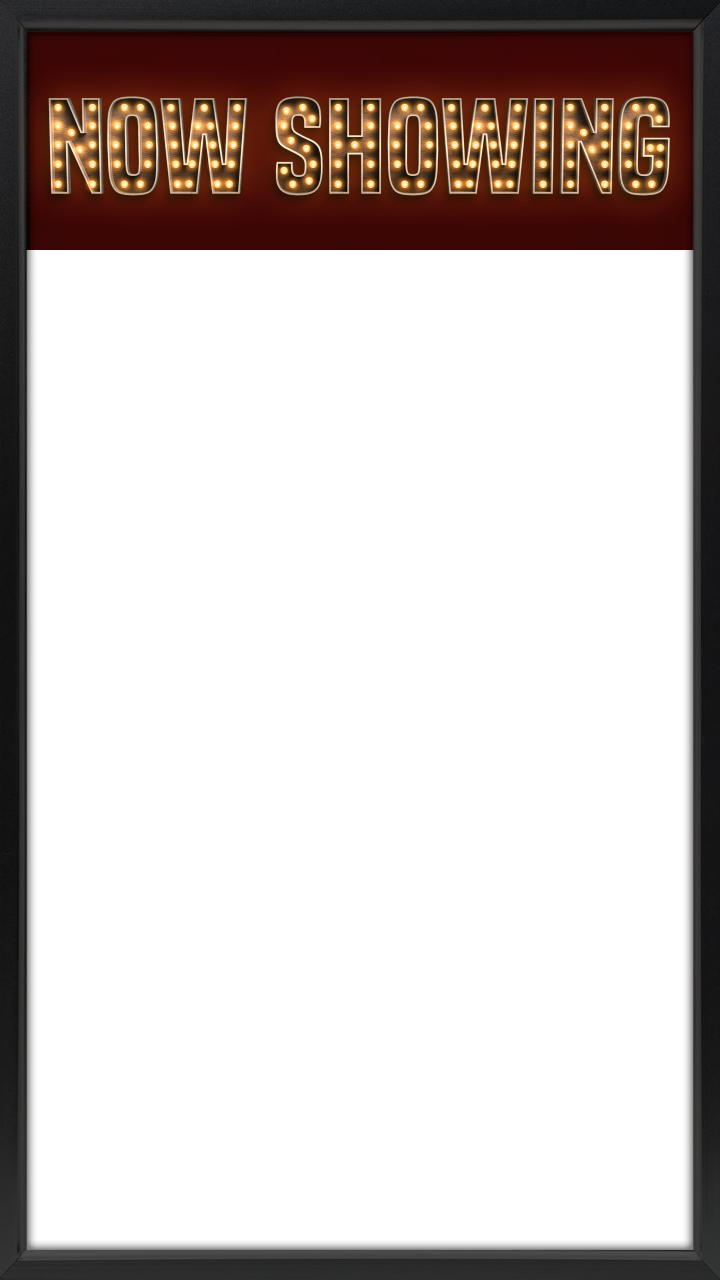
#> input picture src/ResumeRelay.Core/Live/Backgrounds/nowshowing.png, 2160 x 3840 px (shown at 1/3 size); its folder holds 4 pictures in this run
$ python make_demo.py
#> lines starting #> are read from the running program, lines starting #| are printed output that depends on the picture
"""Makes the screen apps' demo slides (original artwork, invented titles) for store reviewers and anyone trying the
app without Resume Relay. Each slide is one of the built-in marquee backgrounds with a made-up poster behind its
window, at 720x1280 (a third of the 4K canvas: poster 667x1000 at 27,250).

    python3 tools/make_demo.py      (writes apps/roku/images/demo/ and the Android app's assets/demo/)
"""
import math, os, random
from PIL import Image, ImageDraw, ImageFilter, ImageFont

ROOT = os.path.dirname(os.path.dirname(os.path.abspath(__file__)))
BG = os.path.join(ROOT, "src/ResumeRelay.Core/Live/Backgrounds")
OUT = [os.path.join(ROOT, "apps/roku/images/demo"), os.path.join(ROOT, "apps/android/app/src/main/assets/demo")]
W, H, PX, PY, PW, PH = 720, 1280, 27, 250, 667, 1000
SERIF = "/usr/share/fonts/truetype/dejavu/DejaVuSerif-Bold.ttf"
SANS = "/usr/share/fonts/truetype/dejavu/DejaVuSans-Bold.ttf"
SANS_L = "/usr/share/fonts/truetype/dejavu/DejaVuSans.ttf"

def gradient(top, bottom):
#> called with top = (12, 14, 40), bottom = (110, 50, 60)
    img = Image.new("RGB", (PW, PH))
#> img: PIL image 667x1000 RGB; every value is 0
    d = ImageDraw.Draw(img)
    for y in range(PH):
        t = y / PH
        d.line([(0, y), (PW, y)], fill=tuple(int(a + (b - a) * t) for a, b in zip(top, bottom)))
    return img

def text_center(d, y, s, font, fill, spacing=0):
    w = d.textlength(s, font=font) + spacing * (len(s) - 1)
    x = (PW - w) / 2
    for ch in s:
        d.text((x, y), ch, font=font, fill=fill)
        x += d.textlength(ch, font=font) + spacing

def billing(d, y, fill):
    f = ImageFont.truetype(SANS_L, 13)
    for line in ["A RESUME RELAY DEMO PICTURE", "AN INVENTED TITLE  ·  FOR SHOWING HOW LIVE POSTER LOOKS"]:
        text_center(d, y, line, f, fill, 1); y += 20

def poster(seed, title, tagline, top, bottom, accent, scene):
    rnd = random.Random(seed)
    img = gradient(top, bottom)
    d = ImageDraw.Draw(img, "RGBA")
    if scene in ("stars", "canyon"):
        for _ in range(160):
            x, y, r = rnd.randrange(PW), rnd.randrange(int(PH * .55)), rnd.choice([1, 1, 1, 2])
            d.ellipse([x - r, y - r, x + r, y + r], fill=(255, 255, 240, rnd.randrange(120, 255)))
    if scene == "canyon":
        for i in range(5):   # falling stars
            x, y = rnd.randrange(80, PW - 80), rnd.randrange(60, 380)
            d.line([(x, y), (x - 90, y - 50)], fill=(255, 230, 180, 200), width=3)
#> this loop made 5 passes
#> (x, y) on passes 1 to 5: (242, 281), (557, 187), (482, 197), (177, 97), (400, 144)
        pts = [(0, 640)] + [(x, 600 - 140 * abs(math.sin(x / 90)) - rnd.randrange(30)) for x in range(0, PW + 40, 40)] + [(PW, PH), (0, PH)]
#> pts = [(0, 640), (0, 573), (40, 521.8), (80, 477.3), (120, 445.9), (160, 434), (200, 459.7), (240, 513), (280, 591.7), (320, 524.7), (360, 486), (400, 451), (440, 446.2), (480, 481.1), (520, 528.2), (560, 567.5), (600, 543.6), (640, 468.9), (680, 444.2), (667, 1000), (0, 1000)]
        d.polygon(pts, fill=(60, 24, 20))
        d.polygon([(0, 760), (220, 690), (420, 760), (PW, 700), (PW, PH), (0, PH)], fill=(35, 14, 12))
    if scene == "sun":
        cx, cy = PW // 2, 470
        for r in range(260, 120, -20):
            d.ellipse([cx - r, cy - r, cx + r, cy + r], fill=accent + (18,))
        d.ellipse([cx - 120, cy - 120, cx + 120, cy + 120], fill=accent + (255,))
        for i, y0 in enumerate(range(560, 760, 40)):
            d.rectangle([0, y0, PW, y0 + 14 + i * 3], fill=bottom + (255,))
        for row in range(4):   # orchard rows
            for k in range(9):
                x = 40 + k * 75 + (row % 2) * 35; y = 790 + row * 55
                d.ellipse([x - 26 - row * 4, y - 26 - row * 4, x + 26 + row * 4, y + 22 + row * 4], fill=(20, 60 + row * 8, 30, 255))
    if scene == "harbor":
        for i in range(14):
            x = 30 + i * 47; h = rnd.randrange(120, 360)
            d.rectangle([x, 640 - h, x + 36, 640], fill=(20, 40, 60, 255))
            for wy in range(640 - h + 12, 630, 22):
                if rnd.random() < .5: d.rectangle([x + 8, wy, x + 14, wy + 8], fill=accent + (230,))
        for y in range(650, 900, 8):
            d.line([(rnd.randrange(-50, 100), y), (PW - rnd.randrange(0, 150), y)], fill=accent + (rnd.randrange(30, 90),), width=2)
    if scene == "key":
        cx, cy = PW // 2, 470
        d.ellipse([cx - 110, cy - 230, cx + 110, cy - 10], outline=accent + (255,), width=34)
        d.rectangle([cx - 17, cy - 20, cx + 17, cy + 330], fill=accent + (255,))
        d.rectangle([cx + 17, cy + 230, cx + 90, cy + 265], fill=accent + (255,))
        d.rectangle([cx + 17, cy + 295, cx + 70, cy + 330], fill=accent + (255,))
        img = img.filter(ImageFilter.GaussianBlur(0.6)); d = ImageDraw.Draw(img, "RGBA")
    if scene == "ridge":
        for layer in range(5):
            base = 420 + layer * 90
            col = tuple(int(c * (1 - layer * .15)) for c in accent)
            pts = [(0, PH)] + [(x, base - 80 * math.sin(x / (70 + layer * 25) + layer) - rnd.randrange(20)) for x in range(0, PW + 30, 30)] + [(PW, PH)]
            d.polygon(pts, fill=col + (255,))
    if scene == "lantern":
        for _ in range(26):
            x, y, s = rnd.randrange(40, PW - 40), rnd.randrange(80, 760), rnd.randrange(14, 40)
            d.ellipse([x - s * 2, y - s * 2, x + s * 2, y + s * 2], fill=accent + (25,))
            d.rounded_rectangle([x - s * .6, y - s, x + s * .6, y + s], radius=int(s * .4), fill=accent + (235,))
    d.rectangle([0, 820, PW, PH], fill=(0, 0, 0, 120))
    # The title as big as fits (up to 72 px), then the tagline and the small print under it.
    size = 72
    while size > 30 and d.textlength(title, font=ImageFont.truetype(SERIF, size)) + 4 * (len(title) - 1) > PW - 70: size -= 2
#> this loop made 12 passes
#> size on passes 1 to 8: 70, 68, 66, 64, 62, 60, 58, 56
#> after the loop, size = 48
    tf = ImageFont.truetype(SERIF, size)
    top = 875 - size // 2
#> top = 851
    text_center(d, top, title, tf, (250, 244, 230), 4)
#> in text_center, `x = (PW - w) / 2`: x = 37.04
#> the loop in text_center, `for ch in s:` made 15 passes
#> x on passes 1 to 8: 75.71, 115.4, 156.7, 200.6, 238.6, 279.9, 317.6, 355.4
#> after the loop in text_center, `for ch in s:`: x = 639.4
    text_center(d, top + size + 16, tagline, ImageFont.truetype(SANS, 17), accent, 3)
#> the loop in text_center (call 2), `for ch in s:` made 22 passes
#> x on passes 1 to 8: 198.9, 216.1, 230.7, 239.6, 256.9, 266.2, 283.2, 300.4
    billing(d, top + size + 52, (200, 196, 190))
#> the loop in billing, `for line in ["A RESUME RELAY DEMO PICTURE", "AN INVENTED TITLE  ·  FOR..` made 2 passes
    return img

SLIDES = [
    ("nowshowing", poster(1, "STARFALL CANYON", "ONE NIGHT. EVERY WISH.", (12, 14, 40), (110, 50, 60), (255, 190, 120), "canyon")),
    ("comingsoon", poster(2, "THE COPPER KEY", "SOME DOORS STAY CLOSED", (40, 20, 12), (12, 8, 6), (210, 130, 60), "key")),
    ("recent", poster(3, "ORCHARD ROAD", "SUMMER IS SWEETER HERE", (250, 150, 90), (120, 60, 70), (255, 220, 120), "sun")),
    ("acclaimed", poster(4, "GLASS HARBOR", "THE CITY NEVER SLEEPS", (6, 16, 30), (8, 30, 50), (120, 200, 255), "harbor")),
    ("comingsoon", poster(5, "ECHO RIDGE", "LISTEN TO THE MOUNTAIN", (230, 140, 90), (30, 20, 40), (120, 80, 110), "ridge")),
    ("recent", poster(6, "LANTERN SEASON", "LIGHT THE WAY HOME", (20, 10, 40), (60, 20, 50), (255, 180, 80), "lantern")),
    ("acclaimed", poster(7, "NIGHT OF FALLING STARS", "A FESTIVAL FAVORITE", (5, 5, 20), (40, 30, 80), (200, 180, 255), "stars")),
]
#> the loop in poster (call 2), `while size > 30 and d.textlength(title, font=ImageFont.truetype(SERIF,..` made 10 passes
#> the loop in billing (call 2), `for line in ["A RESUME RELAY DEMO PICTURE", "AN INVENTED TITLE  ·  FOR..` made 2 passes
#> call 3 of poster, with seed = 3, title = 'ORCHARD ROAD', tagline = 'SUMMER IS SWEETER HERE', top = (250, 150, 90), bottom = (120, 60, 70), accent = (255, 220, 120), scene = 'sun'
#> in poster (call 3), `img = gradient(top, bottom)`:
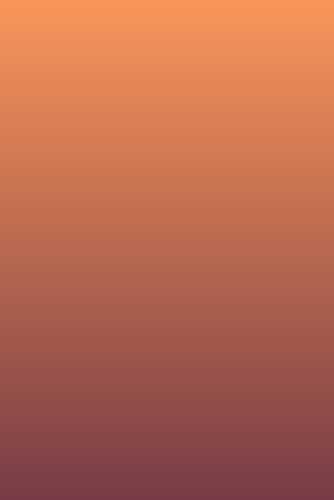
#> img: PIL image 667x1000 RGB (shown at 1/2 size); mean R, G, B 184.6, 104.5, 79.5
#> the loop in poster (call 3), `while size > 30 and d.textlength(title, font=ImageFont.truetype(SERIF,..` made 8 passes
#> after the loop in poster (call 3), `while size > 30 and d.textlength(title, font=ImageFont.truetype(SERIF,..`: size = 56
#> in poster (call 3), `top = 875 - size // 2`: top = 847
#> in poster (call 5), `img = gradient(top, bottom)`:
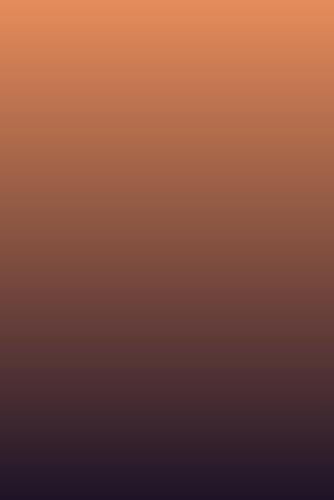
#> img: PIL image 667x1000 RGB (shown at 1/2 size); mean R, G, B 129.7, 79.6, 64.5
#> the loop in poster (call 5), `for layer in range(5):` made 5 passes
#> col on passes 1 to 5: (120, 80, 110), (102, 68, 93), (84, 56, 77), (66, 44, 60), (48, 32, 44)
#> after the loop in poster (call 5), `while size > 30 and d.textlength(title, font=ImageFont.truetype(SERIF,..`: size = 72
#> in poster (call 5), `top = 875 - size // 2`: top = 839
#> in poster (call 6), `img = gradient(top, bottom)`:
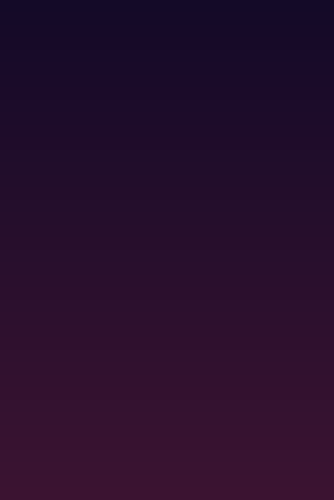
#> img: PIL image 667x1000 RGB (shown at 1/2 size); mean R, G, B 39.5, 14.5, 44.5
#> the loop in poster (call 6), `for _ in range(26):` made 26 passes
#> (x, y, s) on passes 1 to 8: (122, 576, 38), (307, 117, 14), (189, 758, 32), (521, 462, 24), (62, 359, 29), (242, 503, 31), (592, 176, 20), (616, 646, 36)
#> the loop in poster (call 6), `while size > 30 and d.textlength(title, font=ImageFont.truetype(SERIF,..` made 11 passes
#> after the loop in poster (call 6), `while size > 30 and d.textlength(title, font=ImageFont.truetype(SERIF,..`: size = 50
#> in poster (call 6), `top = 875 - size // 2`: top = 850
#> in poster (call 7), `img = gradient(top, bottom)`:
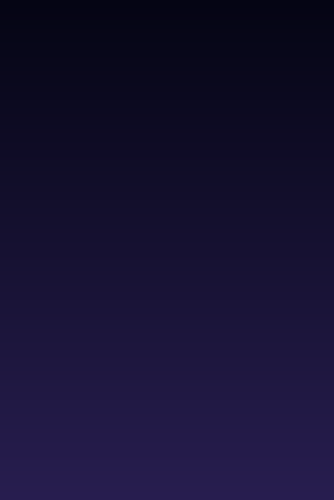
#> img: PIL image 667x1000 RGB (shown at 1/2 size); mean R, G, B 22, 17, 49.5
#> the loop in poster (call 7), `for _ in range(160):` made 160 passes
#> (x, y, r) on passes 1 to 3: (331, 154, 2), (74, 548, 1), (596, 59, 1)
#> the loop in poster (call 7), `while size > 30 and d.textlength(title, font=ImageFont.truetype(SERIF,..` made 20 passes
#> after the loop in poster (call 7), `while size > 30 and d.textlength(title, font=ImageFont.truetype(SERIF,..`: size = 32
#> in poster (call 7), `top = 875 - size // 2`: top = 859

for o in OUT: os.makedirs(o, exist_ok=True)
for i, (bg, p) in enumerate(SLIDES, 1):
    back = Image.open(os.path.join(BG, bg + ".png")).convert("RGBA").resize((W, H), Image.LANCZOS)
    canvas = Image.new("RGBA", (W, H), (0, 0, 0, 255))
    canvas.paste(p, (PX, PY))
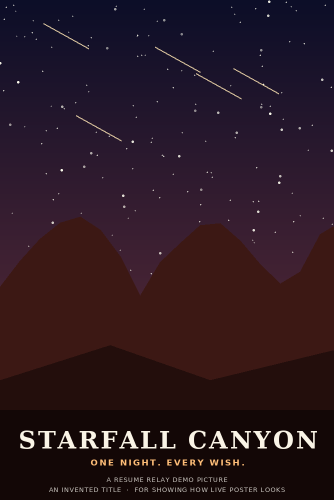
#> p: PIL image 667x1000 RGB (shown at 1/2 size); mean R, G, B 42.5, 23.3, 32.6
    canvas = Image.alpha_composite(canvas, back).convert("RGB")
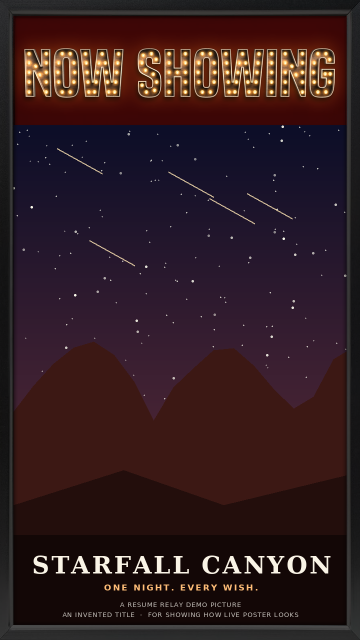
#> canvas: PIL image 720x1280 RGB (shown at 1/2 size); mean R, G, B 49.8, 28.3, 32.4
    for o in OUT: canvas.save(os.path.join(o, f"{i}.jpg"), quality=86, optimize=True)
#> pass 2 of the loop `for i, (bg, p) in enumerate(SLIDES, 1):`:
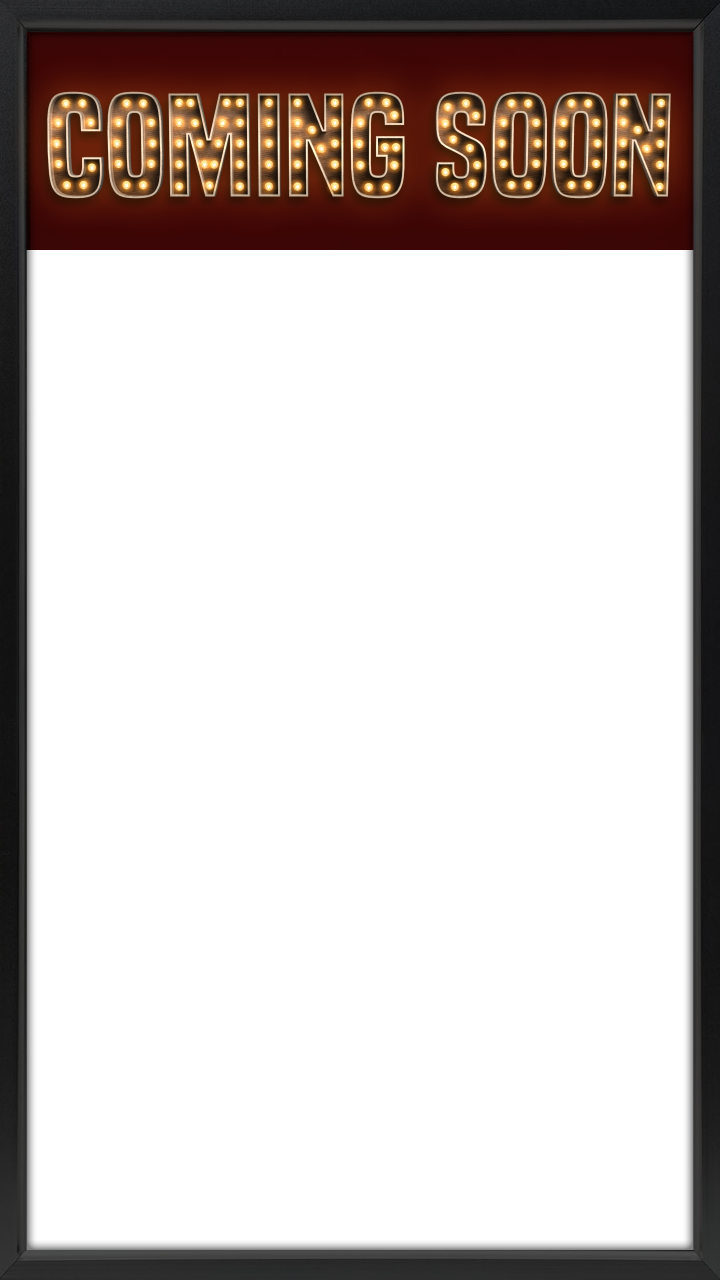
#> input picture src/ResumeRelay.Core/Live/Backgrounds/comingsoon.png, 2160 x 3840 px (shown at 1/3 size)
#> `canvas.paste(p, (PX, PY))`:
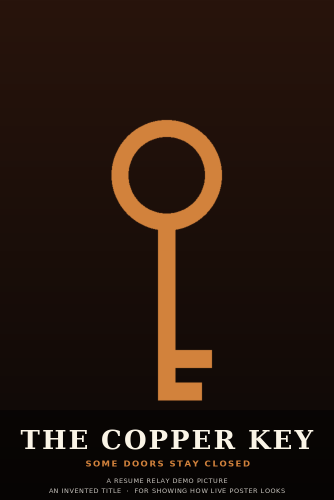
#> p: PIL image 667x1000 RGB (shown at 1/2 size); mean R, G, B 38.2, 22.8, 14.1
#> `canvas = Image.alpha_composite(canvas, back).convert("RGB")`:
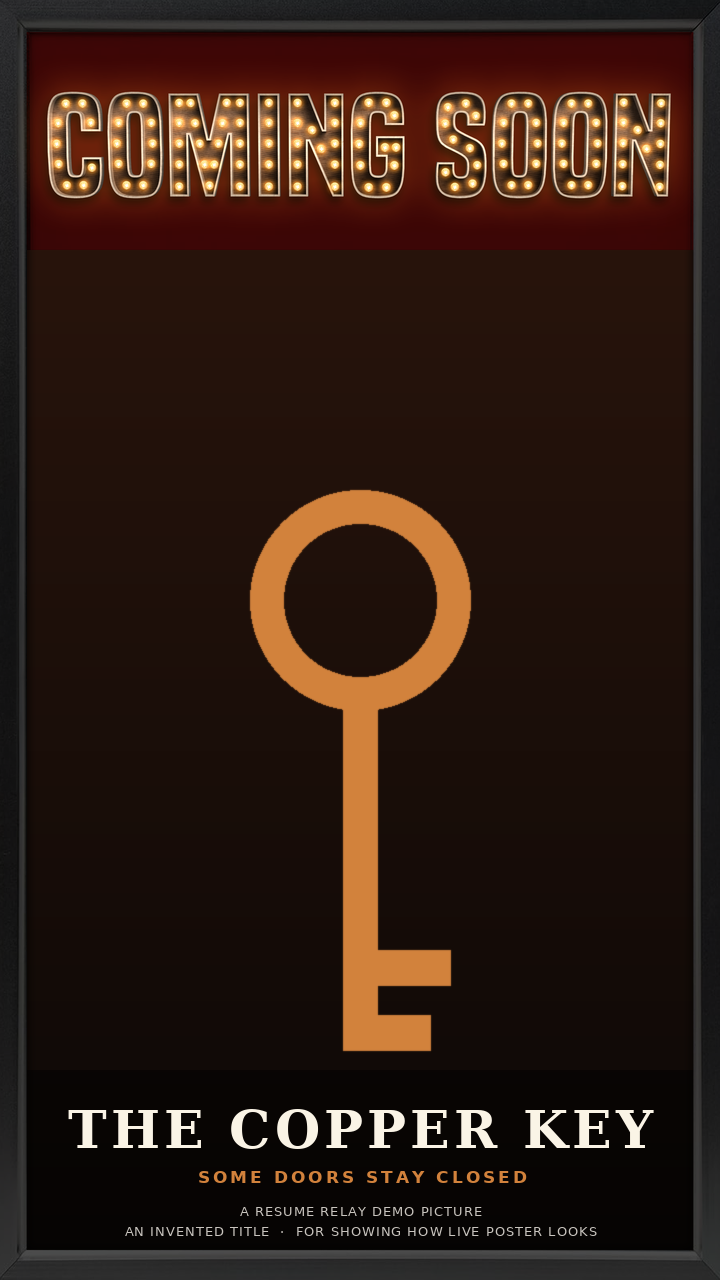
#> canvas: PIL image 720x1280 RGB; mean R, G, B 47.2, 28.3, 19.5
#> (the run stopped early here; a loop or call above may not have finished)
